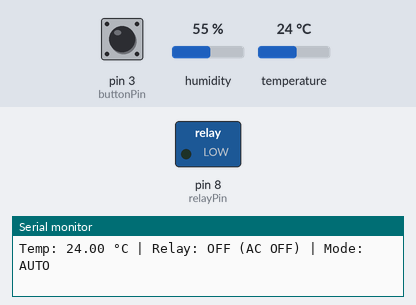
A sketch run on a simulated Arduino Uno, built with avr-gcc and run on an emulated ATmega328P. On the bench: switched loads named in the sketch (green lamp = pin HIGH), the last lines printed to the serial monitor. Inputs (shaded band) come from the test bench; at power-on: temperature 24 °C, pin 3 (buttonPin) HIGH, humidity 55 %.

Above: at 2.8 s.
2.9 s: temperature set to 31 °C
5.2 s: temperature set to 34 °C
At 6.6 s:
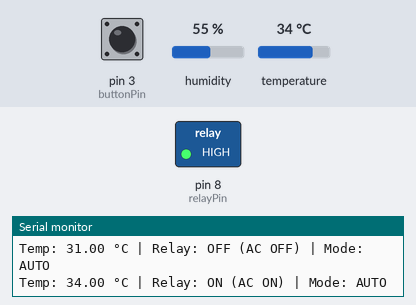
Timing chart, 0 to 8.2 s (numbered marks = the images above; inputs shaded):
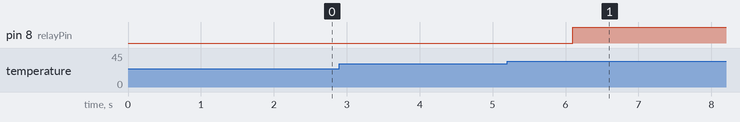

The sketch:

Relay_Control.ino
```cpp
#include <DHT.h>

#define DHTPIN 2
#define DHTTYPE DHT11

DHT dht(DHTPIN, DHTTYPE);

int relayPin = 8;
int buttonPin = 3;

bool manualMode = false;
bool relayState = false;

void setup() {
  pinMode(relayPin, OUTPUT);
  pinMode(buttonPin, INPUT_PULLUP);

  Serial.begin(9600);
  dht.begin();
}

void loop() {

  float temp = dht.readTemperature();

  // Manual override button
  if (digitalRead(buttonPin) == LOW) {
    manualMode = !manualMode;
    delay(300);
    Serial.println("Manual mode toggled");
  }

  // Automatic control with hysteresis
  if (!manualMode) {

    if (temp > 32) {
      relayState = true;
    }
    else if (temp < 28) {
      relayState = false;
    }

  }

  digitalWrite(relayPin, relayState);

  // Logging
  Serial.print("Temp: ");
  Serial.print(temp);
  Serial.print(" °C | Relay: ");
  Serial.print(relayState ? "ON (AC ON)" : "OFF (AC OFF)");
  Serial.print(" | Mode: ");
  Serial.println(manualMode ? "MANUAL" : "AUTO");

  delay(1000);
}
```

Measured:
- the behaviour switches between 32 and 33 °C on temperature (found by bisection; images 0 and 1)
- after the input at 5.2 s, pin 8 (relayPin): LOW → HIGH after 0.90 s
